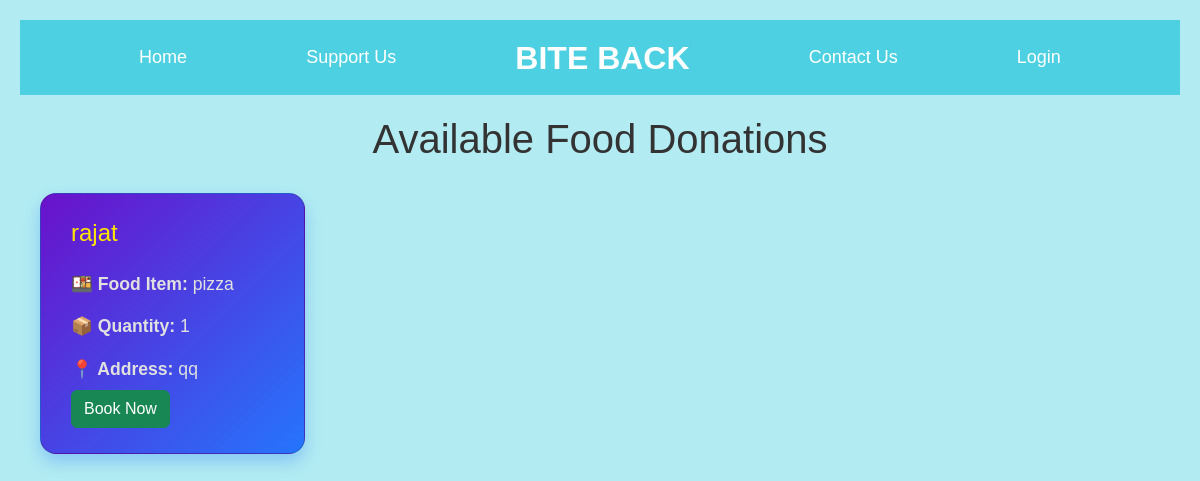
Page /receiver on the earlier database version.
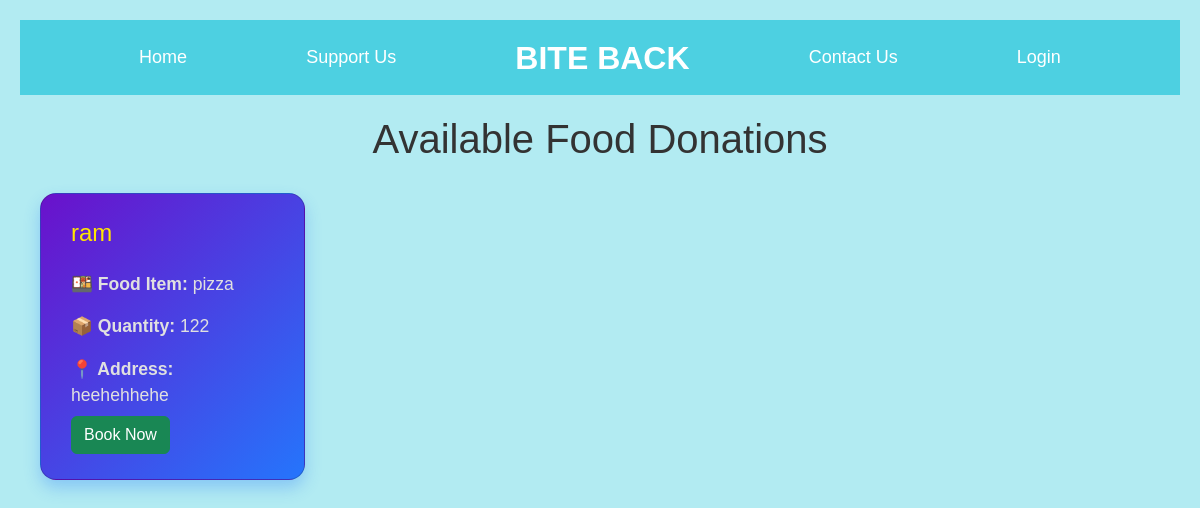
Same page on the later database version.
### models.py (models this page shows)
class Donor(db.Model):
    id = db.Column(db.Integer, primary_key=True)
    name = db.Column(db.String(100), nullable=False)
    food_item = db.Column(db.String(100), nullable=False)
    quantity = db.Column(db.Integer, nullable=False)
    address = db.Column(db.Text, nullable=False)
    is_booked = db.Column(db.Boolean, nullable=False , default=False)

### routes.py (the view)
    @app.route('/receiver')
    def receiver():
        donors = Donor.query.filter_by(is_booked=False).all()
        return render_template('receiver.html', donors=donors)

### templates/receiver.html (shortened to what this page needs)
<!DOCTYPE html>
<html lang="en">
<head>
    <link rel="stylesheet" href="static/css/style.css">
    <link rel="stylesheet" href="https://cdn.jsdelivr.net/npm/bootstrap@5.3.3/dist/css/bootstrap.min.css">
</head>
<body>
    <header>
        <div>
            <a href="/">Home</a>
        </div>
        <div>
            <a href="https://biteback.givingfuel.com/bite-back" target="_blank">Support Us</a>
        </div>
        <div id="logo">BITE BACK</div>
        <div>
            <a href="/contact">Contact Us</a>
        </div>
        <div>
            {% if current_user.is_authenticated %}
                <span>Welcome, {{ current_user.U_name }}</span>
                <a href="{{ url_for('logout') }}">Logout</a>
            {% else %}
                <a href="{{ url_for('login') }}">Login</a>
            {% endif %}
        </div>
    </header>
    <h1>Available Food Donations</h1>
    {% if donors %}
    <div class="cards-container">
        {% for donor in donors %}
        <div class="card">
            <h3>{{ donor.name }}</h3>
            <p><strong>🍱 Food Item:</strong> {{ donor.food_item }}</p>
            <p><strong>📦 Quantity:</strong> {{ donor.quantity }}</p>
            <p><strong>📍 Address:</strong> {{ donor.address }}</p>
            <form action="{{ url_for('book_donation', donor_id=donor.id) }}" method="post">
                <button type="submit" class="btn btn-success">Book Now
            </button>
            </form>
        </div>
        {% endfor %}
    </div>
    {% else %}
    <p class="no-data">No donations available at the moment.</p>
    {% endif %}
</body>
</html>

Differences in the rows shown:
no longer on this page (row edited): Donor: name "rajat", food_item "pizza", quantity "1", address "qq"
added Donor: name "ram", food_item "pizza", quantity "122", address "heehehhehe"
